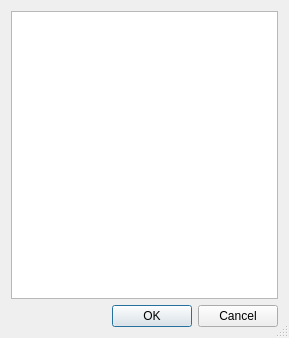
<?xml version="1.0" encoding="UTF-8"?>
<ui version="4.0">
 <class>SelectColumnsDlg</class>
 <widget class="QDialog" name="SelectColumnsDlg">
  <property name="geometry">
   <rect>
    <x>0</x>
    <y>0</y>
    <width>289</width>
    <height>338</height>
   </rect>
  </property>
  <property name="windowTitle">
   <string>Select columns</string>
  </property>
  <property name="sizeGripEnabled">
   <bool>true</bool>
  </property>
  <layout class="QVBoxLayout" name="verticalLayout">
   <item>
    <widget class="QListWidget" name="lwColumns"/>
   </item>
   <item>
    <widget class="QDialogButtonBox" name="buttonBox">
     <property name="orientation">
      <enum>Qt::Horizontal</enum>
     </property>
     <property name="standardButtons">
      <set>QDialogButtonBox::Cancel|QDialogButtonBox::Ok</set>
     </property>
    </widget>
   </item>
  </layout>
 </widget>
 <resources/>
 <connections>
  <connection>
   <sender>buttonBox</sender>
   <signal>accepted()</signal>
   <receiver>SelectColumnsDlg</receiver>
   <slot>accept()</slot>
   <hints>
    <hint type="sourcelabel">
     <x>248</x>
     <y>254</y>
    </hint>
    <hint type="destinationlabel">
     <x>157</x>
     <y>274</y>
    </hint>
   </hints>
  </connection>
  <connection>
   <sender>buttonBox</sender>
   <signal>rejected()</signal>
   <receiver>SelectColumnsDlg</receiver>
   <slot>reject()</slot>
   <hints>
    <hint type="sourcelabel">
     <x>316</x>
     <y>260</y>
    </hint>
    <hint type="destinationlabel">
     <x>286</x>
     <y>274</y>
    </hint>
   </hints>
  </connection>
 </connections>
</ui>
